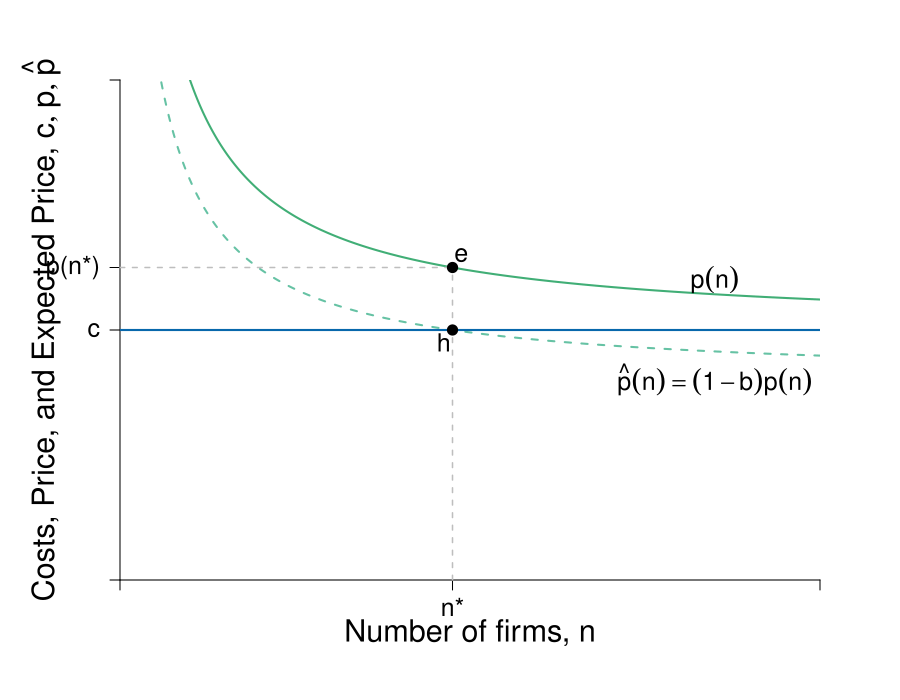

R code for this plot:
require(shape)
pdf(file = "competitionmarkets/long_run_n.pdf", width = 9, height = 7)

#Set parameters for graphics
axislabelsize <- 1.8
labelsize <- 1.5
namesize <- 1.8
annotatesize <- 1.5
graphlinewidth <- 2
segmentlinewidth <- 1.5


COL <- c("#7fc97f", "#beaed4", "#fdc086", "#ffff99", "#386cb0", "#f0027f", "#bf5b17", "#666666")
COLA <- c("#e0f3db", "#99d8c9","#66c2a4","#41ae76", "#238b45", "#005824")
COLB <- c("#c6dbef", "#4eb3d3", "#2b8cbe", "#0868ac","#084081")
COLC <- c("#fcfbfd", "#efedf5", "#dadaeb", "#bcbddc", "#9e9ac8", "#807dba", "#6a51a3", "#54278f", "#3f007d")

par(mar =  c(6, 6, 4, 4))

Profit <- function(n, pbar = 60, c = 10, beta = 0.5) {
  (pbar - c)^2 / (((n + 1)^2)*beta)
}

totaln <- function(pi, pbar = 60, c = 10, beta = 0.5){
  (pbar - c)/(sqrt(pi*beta)) - 1
}

cournotPrice <- function(n, pbar = 60, c1 = 10) {
  c1 + (1/(n+1))*(pbar - c1)
}


# Barriers to entry
# Inputs: Probability of BTE (b) and number of firms
# Outputs: Price Level at some n
bte <- function(n, b = 0) {
  cournotPrice(n)*(1-b)
}

nstar <- function(b, pbar = 60, c = 10){
(pbar*(1 - b) - c) / (b*c)
}

#Levels for the barriers to entry specified here
barriers <- c(0.2, 0.5, 0.71)
costs <- c(5, 10)

xlims <- c(0, 40)
ylims <- c(0, 20)

plot(0, 0, xlim = xlims, ylim = ylims, type = "n",
     xlab = expression(paste("")),
     ylab = expression(paste("")), 
     xaxt = "n", 
     yaxt = "n", 
     cex.lab = axislabelsize, 
     bty = "n",
     xaxs="i", 
     yaxs="i")

ticksy <- c(0, 10, cournotPrice(n = nstar(b = barriers[1]), c = costs[2]),  ylims[2])
ylabels <- c(NA, expression(c), expression(paste(p,"(n*)")), NA)
ticksx <- c(0, nstar(b = barriers[1]), xlims[2])
xlabels <- c(NA, expression(paste(n,"*")), NA)

axis(1, at = ticksx, pos = 0, labels = xlabels, cex.axis = labelsize)
axis(2, at = ticksy, pos = 0, labels = ylabels, las = 1, cex.axis = labelsize)

npts <- 500 
xx1 <- seq(xlims[1], xlims[2], length.out = npts)

#Lines for barrier graph
#lines(xx1, bte(n = xx1, b = barriers[3]), col = COLA[3], lty = 2, lwd = segmentlinewidth)
#lines(xx1, bte(n = xx1, b = barriers[2]), col = COLA[3], lty = 2, lwd = segmentlinewidth)
lines(xx1, bte(n = xx1, b = barriers[1]), col = COLA[3], lty = 2, lwd = graphlinewidth)

#Price with no barriers
# No Barrier --- Green
lines(xx1, cournotPrice(xx1, c = costs[2]), col = COLA[4], lwd = graphlinewidth) 


#Label axes
mtext(expression(paste("Number of firms, ", n)), side=1, line = 2.5, cex = axislabelsize)
text(-4.5, 0.5*ylims[2], expression(paste("Costs, Price, and Expected Price, ", list(c, p, hat(p)) )), xpd = TRUE, cex = axislabelsize, srt = 90) 

text(34, 12, expression(paste(p(n))), cex = labelsize)
text(34, 8, expression(paste(hat(p)*(n) == (1-b)*p(n) )), cex = labelsize)

#line for the marginal cost
segments(0, 10, xlims[2], 10, lty = 1, col = COLB[4] , lwd = graphlinewidth)

#segments for price and number of firms
segments(nstar(b = barriers[1]), 
         0, 
         nstar(b = barriers[1]), 
         cournotPrice(n = nstar(b = barriers[1]), c = costs[2]), 
         lty = 2, col = "gray", lwd = segmentlinewidth)
segments(0, 
         cournotPrice(n = nstar(b = barriers[1]), c = costs[2]), 
         nstar(b = barriers[1]), 
         cournotPrice(n = nstar(b = barriers[1]), c = costs[2]), 
         lty = 2, col = "gray", lwd = segmentlinewidth)


points(nstar(b = barriers[1]), 
       bte(n = nstar(b = barriers[1]), b = barriers[1]), 
       pch = 16, col = "black", cex = 1.5
       )

text(x = nstar(b = barriers[1]) - 0.5, 
     y = bte(n = nstar(b = barriers[1]), b = barriers[1]) - 0.5, 
     expression(paste(h)), cex = labelsize) 

points(nstar(b = barriers[1], c = costs[2]),
       cournotPrice(n = nstar(b = barriers[1], c = costs[2])),
       pch = 16, col = "black", cex = 1.5
       )

text(x = nstar(b = barriers[1]) + 0.5, 
     y = cournotPrice(n = nstar(b = barriers[1])) + 0.5, 
     expression(paste(e)), cex = labelsize) 


dev.off()
